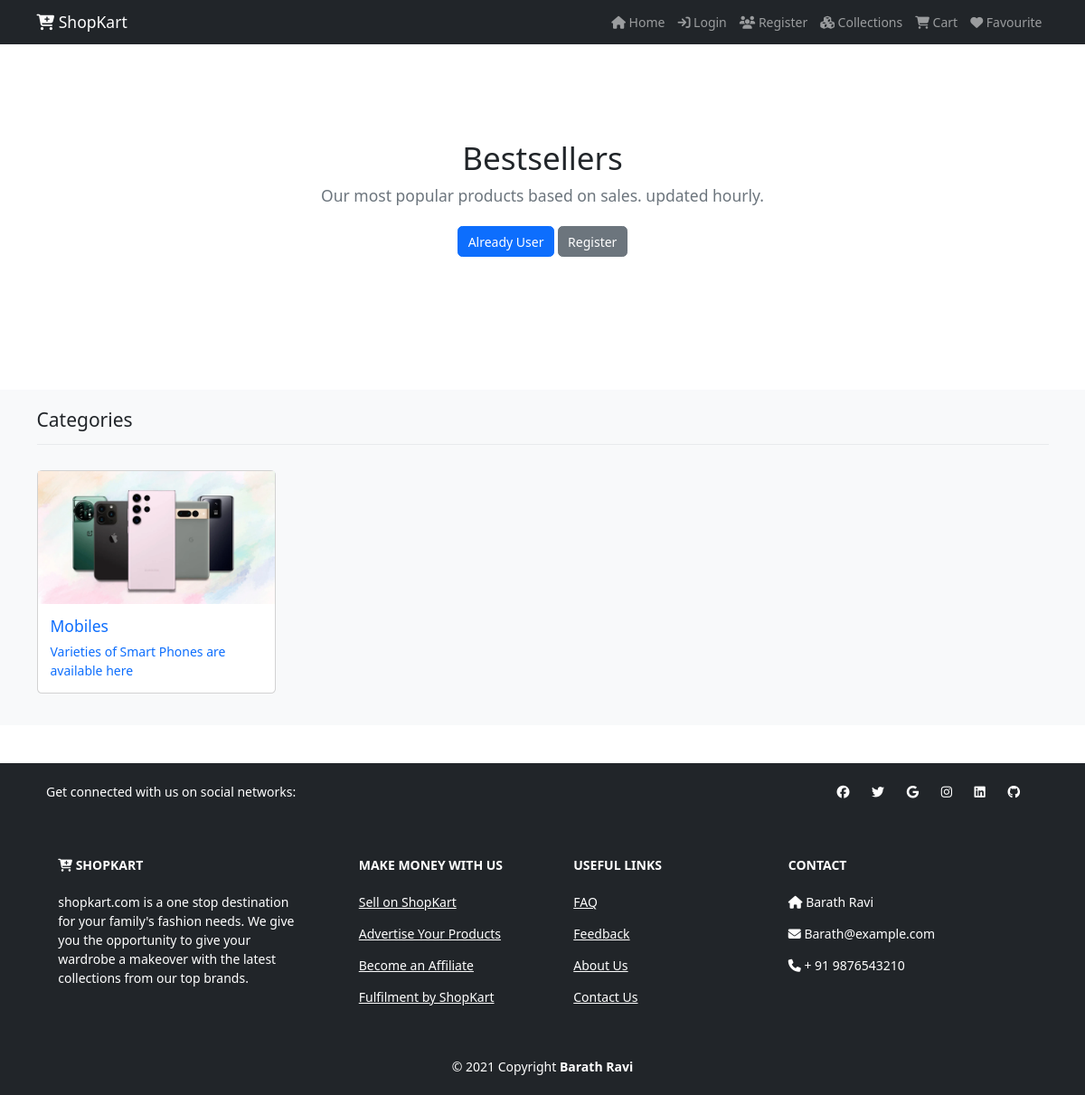
Page /collections/ on the committed database.
### shop/models.py (models this page shows, shortened)
class Category(models.Model):
  name = models.CharField(max_length=150, null=False, blank=False)
  image = models.ImageField(upload_to=getFileName, null=True, blank=True)
  description = models.TextField(max_length=500, null=False, blank=False)
  status = models.BooleanField(default=False, help_text='0-show,1-Hidden')
  created_at = models.DateTimeField(auto_now_add=True)
  class Meta:
    verbose_name_plural = "categories"

### shop/views.py (the view)
# urls.py: path('collections/',collections, name='collections'),
def collections(request):
  category = Category.objects.filter(status=0)
  return render(request, 'shop/collections.html', {'category':category})

### shop/templates/shop/collections.html (shortened to what this page needs)
{% extends 'shop/layouts/main.html' %}  {% block 'body' %}
<section class="py-5 text-center container" style="margin-top: 70px">
  <div class="row py-lg-5">
    <div class="col-lg-6 col-md-8 mx-auto">
      <h1 class="fw-light">Bestsellers</h1>
      <p class="lead text-muted">Our most popular products based on sales. updated hourly.</p>
      <p>
        <a href="#" class="btn btn-primary my-2">Already User</a>
        <a href="#" class="btn btn-secondary my-2">Register</a>
      </p>
    </div>
  </div>
</section>
<section class="bg-light py-4 my-5">
  <div class="container">
    <div class="row">
      <div class="col-12">
        <h4 class="mb-3">Categories</h4>
        <hr style="border-color: #b8bfc2" />
      </div>
      {% for item in category %}
      <div class="col-md-4 col-lg-3">
        <div class="card my-3">
          <img src="{{item.image.url}}" class="card-image-top" alt="Categories" />
          <a href="{% url 'collections' item.name %}" style="text-decoration: none">
            <div class="card-body">
              <h5 class="card-title text-primary">{{item.name}}</h5>
              <p class="card-text">{{item.description}}</p>
            </div>
          </a>
        </div>
      </div>
      {% endfor %}
    </div>
  </div>
</section>
{% endblock %}

### static/css/style.css (style rules this page uses)
html { font-size: 14px; }
body { font-family: "Noto Sans", sans-serif; }
a { text-decoration: none; }

### rows in the picture
Category: image (picture), name "Mobiles", description "Varieties of Smart Phones are available here"
